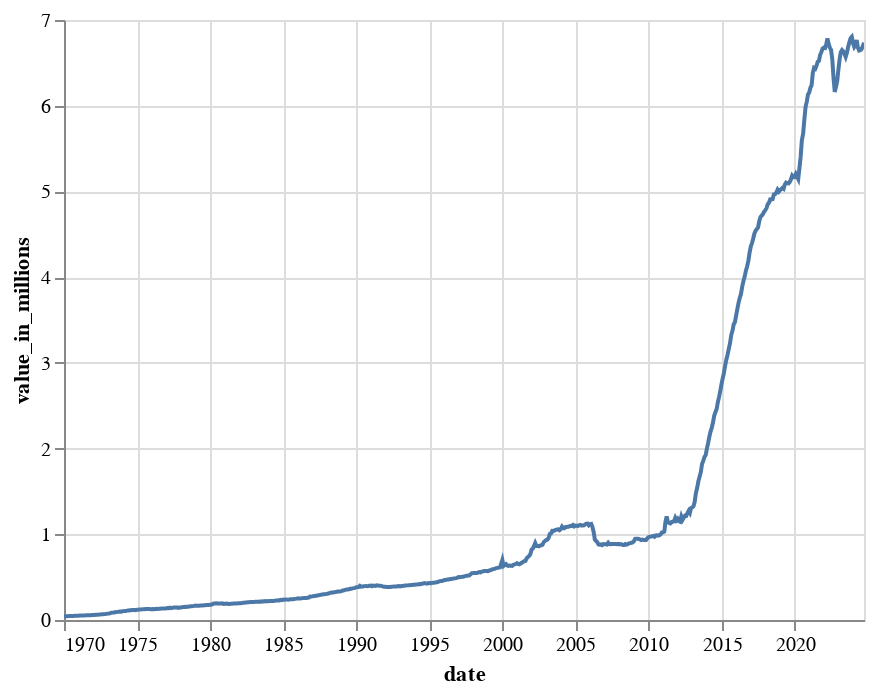

The notebook cell saved with this chart:
### Code cell
monetary_b_chart = (
    (monetary_b_out.plot.line(
        x=alt.X("date:T", axis=alt.Axis(format="%Y")), 
        y=alt.Y("value_in_millions", scale=alt.Scale(zero=True))
                      )
    )
        .properties(width=400)
        .configure_scale(zero=False)
)

monetary_b_chart

### Figure 1 — Vega-Lite specification as saved in the notebook (floating-point values rounded to 4 significant figures; data arrays with more than 128 entries replaced by an {"elided": "..."} marker saying what was removed)
{"config": {"view": {"continuousWidth": 300, "continuousHeight": 300}, "scale": {"zero": false}}, "data": {"name": "data-192e253cd55914bcc2ae40773117e4ab"}, "mark": {"type": "line", "tooltip": true}, "encoding": {"x": {"axis": {"format": "%Y"}, "field": "date", "type": "temporal"}, "y": {"field": "value_in_millions", "scale": {"zero": true}, "type": "quantitative"}}, "params": [{"name": "param_9", "select": {"type": "interval", "encodings": ["x", "y"]}, "bind": "scales"}], "width": 400, "$schema": "https://vega.github.io/schema/vega-lite/v5.20.1.json", "datasets": {"data-192e253cd55914bcc2ae40773117e4ab": {"elided": "658 records"}}}
